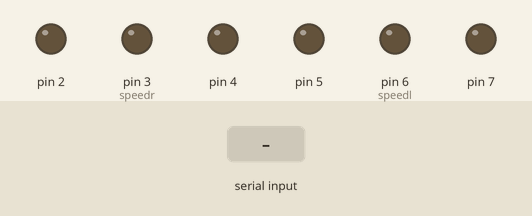
Bench run of a sketch on a simulated Arduino Uno, built with avr-gcc and run on an emulated ATmega328P. Shown: output pins drawn as LEDs (lit = HIGH). The test bench sets the inputs (shaded band).

Above: at 1.2 s.
1.3 s: "f" received over Serial
At 1.9 s:
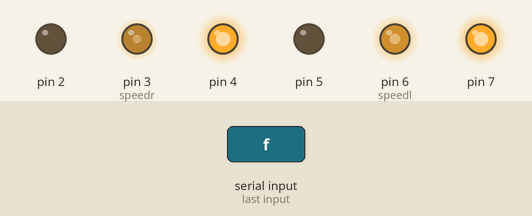
2.8 s: "b" received over Serial
At 4.0 s:
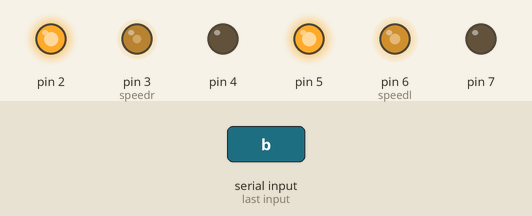
4.3 s: "r" received over Serial
At 5.4 s:
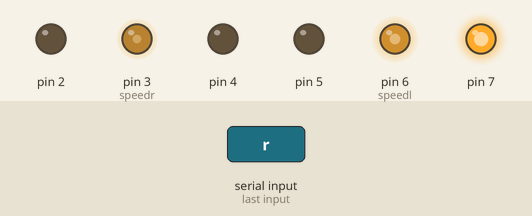
5.8 s: "l" received over Serial
At 6.5 s:
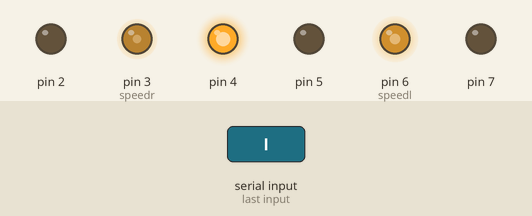
7.3 s: "s" received over Serial
At 7.7 s:
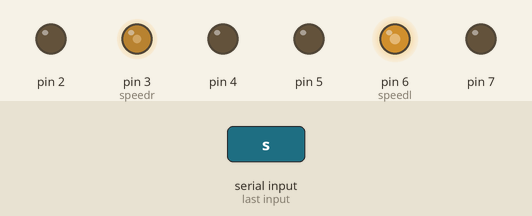
Timing chart, 0 to 9.8 s (numbered marks = the images above; inputs shaded):
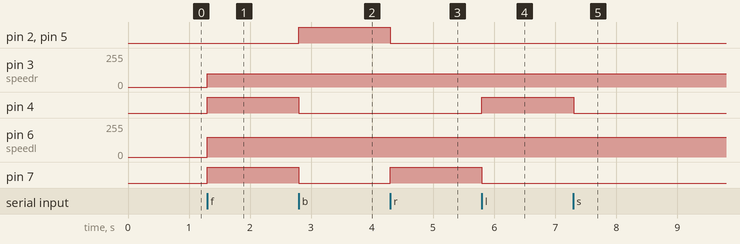

The sketch:

car_bluetooth.ino
```cpp
 #define speedl 6
 #define speedr 3


  char reading ;

void setup() {
 DDRD = 0b11111100;
  Serial.begin(9600);
  }


void forward()
{
 PORTD = 0b11011000 ;
analogWrite(speedl ,150);
analogWrite(speedr ,100);
  }
  void backward()
{
 PORTD= 0b01101100;

  }
  void right()
{
  PORTD= 0b11000000;
  }
void left()
{
 PORTD= 0b00011000;

  }
void stopp()
{
 PORTD= 0b00000000;

  }


void loop() {
  if(Serial.available()>0){
    reading=Serial.read();
    switch(reading){
      case 'f' : forward();break;
      case 'b' : backward();break;
      case 'r' : right();break;
      case 'l' : left();break;
      case 's' : stopp();break;

      }
    }
}
```

Measured:
- after the input at 1.3 s, pin 3 (speedr): 0/255 → 100/255 at once; pin 4, pin 7: LOW → HIGH at once; pin 6 (speedl): 0/255 → 150/255 at once
- after the input at 2.8 s, pin 2, pin 5: LOW → HIGH at once; pin 4, pin 7: HIGH → LOW at once
- after the input at 4.3 s, pin 2, pin 5: HIGH → LOW at once; pin 7: LOW → HIGH at once
- after the input at 5.8 s, pin 4: LOW → HIGH at once; pin 7: HIGH → LOW at once
- after the input at 7.3 s, pin 4: HIGH → LOW at once
